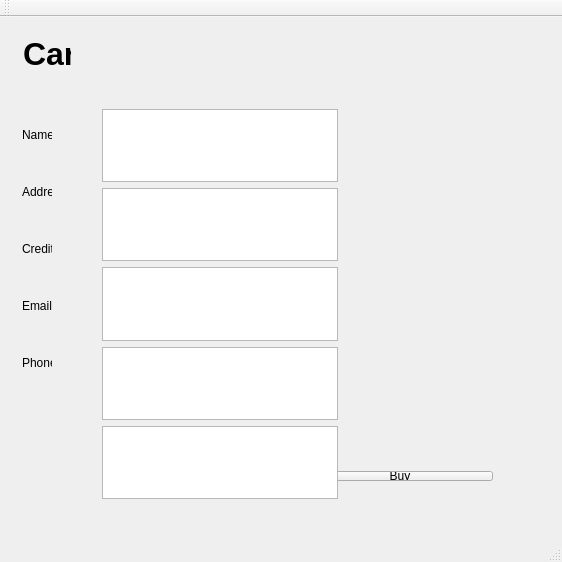
<?xml version="1.0" encoding="UTF-8"?>
<ui version="4.0">
 <class>MainWindow</class>
 <widget class="QMainWindow" name="MainWindow">
  <property name="geometry">
   <rect>
    <x>0</x>
    <y>0</y>
    <width>562</width>
    <height>562</height>
   </rect>
  </property>
  <property name="windowTitle">
   <string>MainWindow</string>
  </property>
  <widget class="QWidget" name="centralWidget">
   <layout class="QGridLayout" name="gridLayout">
    <item row="0" column="0">
     <widget class="QStackedWidget" name="stackedWidget">
      <property name="currentIndex">
       <number>3</number>
      </property>
      <widget class="QWidget" name="homePage">
       <layout class="QGridLayout" name="gridLayout_4">
        <item row="0" column="0">
         <widget class="QLabel" name="Homepagelabel">
          <property name="text">
           <string>Home Page</string>
          </property>
         </widget>
        </item>
        <item row="1" column="0">
         <widget class="QTextBrowser" name="salespitch">
          <property name="html">
           <string>&lt;!DOCTYPE HTML PUBLIC &quot;-//W3C//DTD HTML 4.0//EN&quot; &quot;http://www.w3.org/TR/REC-html40/strict.dtd&quot;&gt;
&lt;html&gt;&lt;head&gt;&lt;meta name=&quot;qrichtext&quot; content=&quot;1&quot; /&gt;&lt;style type=&quot;text/css&quot;&gt;
p, li { white-space: pre-wrap; }
&lt;/style&gt;&lt;/head&gt;&lt;body style=&quot; font-family:'.SF NS Text'; font-size:13pt; font-weight:400; font-style:normal;&quot;&gt;
&lt;p style=&quot; margin-top:0px; margin-bottom:0px; margin-left:0px; margin-right:0px; -qt-block-indent:0; text-indent:0px;&quot;&gt;&lt;span style=&quot; font-size:14pt; font-weight:600; font-style:italic;&quot;&gt;Cyberatttacks are always evolving, last year it was WannaCry and petrya and this year it was expliots of Meltdown and spectre. AV-TEST INSTITUTE has identified an average of 12 million maleware each monthfor the last 12 month. With new malware varients discovered each day, businesses should make sure their endpoints are secure by employing the right security controls as defined by center for internet security. For that we offer you the best protection with different bundles and pricing that will fit your needs and size of the business. Research shows that ransomeware attacks a business every 14 seconds unless equipped with a cybersecurity program.&lt;/span&gt;&lt;/p&gt;&lt;/body&gt;&lt;/html&gt;</string>
          </property>
         </widget>
        </item>
        <item row="1" column="1">
         <layout class="QVBoxLayout" name="verticalLayout">
          <item>
           <widget class="QPushButton" name="Loginbutton">
            <property name="text">
             <string>Log In</string>
            </property>
           </widget>
          </item>
          <item>
           <widget class="QPushButton" name="Contactus">
            <property name="text">
             <string>Contact us</string>
            </property>
           </widget>
          </item>
         </layout>
        </item>
        <item row="2" column="0" colspan="2">
         <layout class="QHBoxLayout" name="horizontalLayout">
          <item>
           <widget class="QPushButton" name="Helpbutton">
            <property name="text">
             <string>Help</string>
            </property>
           </widget>
          </item>
          <item>
           <widget class="QPushButton" name="Customerreviewsbutton">
            <property name="text">
             <string>Customer reviews</string>
            </property>
           </widget>
          </item>
          <item>
           <widget class="QPushButton" name="Buynow">
            <property name="text">
             <string>Buy now</string>
            </property>
           </widget>
          </item>
         </layout>
        </item>
       </layout>
      </widget>
      <widget class="QWidget" name="buynowpage">
       <layout class="QGridLayout" name="gridLayout_2">
        <item row="0" column="0" colspan="2">
         <layout class="QHBoxLayout" name="horizontalLayout_2">
          <item>
           <widget class="QLabel" name="Productone">
            <property name="text">
             <string>Bronze package</string>
            </property>
           </widget>
          </item>
          <item>
           <widget class="QTextBrowser" name="productonetext">
            <property name="html">
             <string>&lt;!DOCTYPE HTML PUBLIC &quot;-//W3C//DTD HTML 4.0//EN&quot; &quot;http://www.w3.org/TR/REC-html40/strict.dtd&quot;&gt;
&lt;html&gt;&lt;head&gt;&lt;meta name=&quot;qrichtext&quot; content=&quot;1&quot; /&gt;&lt;style type=&quot;text/css&quot;&gt;
p, li { white-space: pre-wrap; }
&lt;/style&gt;&lt;/head&gt;&lt;body style=&quot; font-family:'.SF NS Text'; font-size:13pt; font-weight:400; font-style:normal;&quot;&gt;
&lt;p style=&quot; margin-top:0px; margin-bottom:0px; margin-left:0px; margin-right:0px; -qt-block-indent:0; text-indent:0px;&quot;&gt;$50 / Month (Runs on window and Linux)&lt;/p&gt;
&lt;p style=&quot;-qt-paragraph-type:empty; margin-top:0px; margin-bottom:0px; margin-left:0px; margin-right:0px; -qt-block-indent:0; text-indent:0px; font-size:10pt;&quot;&gt;&lt;br /&gt;&lt;/p&gt;
&lt;p style=&quot; margin-top:0px; margin-bottom:0px; margin-left:0px; margin-right:0px; -qt-block-indent:0; text-indent:0px;&quot;&gt;&lt;span style=&quot; font-size:10pt;&quot;&gt;*This product guarantees your protection for the security&lt;/span&gt;&lt;/p&gt;
&lt;p style=&quot; margin-top:0px; margin-bottom:0px; margin-left:0px; margin-right:0px; -qt-block-indent:0; text-indent:0px;&quot;&gt;&lt;span style=&quot; font-size:10pt;&quot;&gt;	-Includes a firewall security for internet connection.&lt;/span&gt;&lt;/p&gt;
&lt;p style=&quot; margin-top:0px; margin-bottom:0px; margin-left:0px; margin-right:0px; -qt-block-indent:0; text-indent:0px;&quot;&gt;&lt;span style=&quot; font-size:10pt;&quot;&gt;	-Secured encrypted and hidden Wi-Fi networks.&lt;/span&gt;&lt;/p&gt;
&lt;p style=&quot; margin-top:0px; margin-bottom:0px; margin-left:0px; margin-right:0px; -qt-block-indent:0; text-indent:0px;&quot;&gt;&lt;span style=&quot; font-size:10pt;&quot;&gt;	-Safe backup data on all available computers&lt;/span&gt;&lt;/p&gt;
&lt;p style=&quot; margin-top:0px; margin-bottom:0px; margin-left:0px; margin-right:0px; -qt-block-indent:0; text-indent:0px;&quot;&gt;&lt;span style=&quot; font-size:10pt;&quot;&gt;	-Product maintenance is included in the price&lt;/span&gt;&lt;/p&gt;&lt;/body&gt;&lt;/html&gt;</string>
            </property>
           </widget>
          </item>
          <item>
           <widget class="QCheckBox" name="bronzeCheckBox">
            <property name="text">
             <string/>
            </property>
           </widget>
          </item>
         </layout>
        </item>
        <item row="1" column="0" colspan="2">
         <layout class="QHBoxLayout" name="horizontalLayout_3">
          <item>
           <widget class="QLabel" name="producttwo">
            <property name="text">
             <string>Silver Package  </string>
            </property>
           </widget>
          </item>
          <item>
           <widget class="QTextBrowser" name="producttwotext">
            <property name="html">
             <string>&lt;!DOCTYPE HTML PUBLIC &quot;-//W3C//DTD HTML 4.0//EN&quot; &quot;http://www.w3.org/TR/REC-html40/strict.dtd&quot;&gt;
&lt;html&gt;&lt;head&gt;&lt;meta name=&quot;qrichtext&quot; content=&quot;1&quot; /&gt;&lt;style type=&quot;text/css&quot;&gt;
p, li { white-space: pre-wrap; }
&lt;/style&gt;&lt;/head&gt;&lt;body style=&quot; font-family:'.SF NS Text'; font-size:13pt; font-weight:400; font-style:normal;&quot;&gt;
&lt;p style=&quot; margin-top:0px; margin-bottom:0px; margin-left:0px; margin-right:0px; -qt-block-indent:0; text-indent:0px;&quot;&gt;$100/ Month (Runs on Windows and Linux)&lt;/p&gt;
&lt;p style=&quot;-qt-paragraph-type:empty; margin-top:0px; margin-bottom:0px; margin-left:0px; margin-right:0px; -qt-block-indent:0; text-indent:0px; font-size:10pt;&quot;&gt;&lt;br /&gt;&lt;/p&gt;
&lt;p style=&quot; margin-top:0px; margin-bottom:0px; margin-left:0px; margin-right:0px; -qt-block-indent:0; text-indent:0px;&quot;&gt;&lt;span style=&quot; font-size:10pt;&quot;&gt;*This product guarantees your protection for the security&lt;/span&gt;&lt;/p&gt;
&lt;p style=&quot; margin-top:0px; margin-bottom:0px; margin-left:0px; margin-right:0px; -qt-block-indent:0; text-indent:0px;&quot;&gt;&lt;span style=&quot; font-size:10pt;&quot;&gt;	-Includes a firewall security for internet connection.&lt;/span&gt;&lt;/p&gt;
&lt;p style=&quot; margin-top:0px; margin-bottom:0px; margin-left:0px; margin-right:0px; -qt-block-indent:0; text-indent:0px;&quot;&gt;&lt;span style=&quot; font-size:10pt;&quot;&gt;	-Required unique password changes every 2 months&lt;/span&gt;&lt;/p&gt;
&lt;p style=&quot; margin-top:0px; margin-bottom:0px; margin-left:0px; margin-right:0px; -qt-block-indent:0; text-indent:0px;&quot;&gt;&lt;span style=&quot; font-size:10pt;&quot;&gt;	-Secured encrypted and hidden Wi-Fi networks.&lt;/span&gt;&lt;/p&gt;
&lt;p style=&quot; margin-top:0px; margin-bottom:0px; margin-left:0px; margin-right:0px; -qt-block-indent:0; text-indent:0px;&quot;&gt;&lt;span style=&quot; font-size:10pt;&quot;&gt;	-Safe backup data on all available computers&lt;/span&gt;&lt;/p&gt;
&lt;p style=&quot; margin-top:0px; margin-bottom:0px; margin-left:0px; margin-right:0px; -qt-block-indent:0; text-indent:0px;&quot;&gt;&lt;span style=&quot; font-size:10pt;&quot;&gt;	-Product maintenance is included in the price&lt;/span&gt;&lt;/p&gt;&lt;/body&gt;&lt;/html&gt;</string>
            </property>
           </widget>
          </item>
          <item>
           <widget class="QCheckBox" name="silverCheckBox">
            <property name="text">
             <string/>
            </property>
           </widget>
          </item>
         </layout>
        </item>
        <item row="2" column="0" colspan="2">
         <layout class="QHBoxLayout" name="horizontalLayout_4">
          <item>
           <widget class="QLabel" name="productThree">
            <property name="text">
             <string>Gold Package    </string>
            </property>
           </widget>
          </item>
          <item>
           <widget class="QTextBrowser" name="productthreetext">
            <property name="html">
             <string>&lt;!DOCTYPE HTML PUBLIC &quot;-//W3C//DTD HTML 4.0//EN&quot; &quot;http://www.w3.org/TR/REC-html40/strict.dtd&quot;&gt;
&lt;html&gt;&lt;head&gt;&lt;meta name=&quot;qrichtext&quot; content=&quot;1&quot; /&gt;&lt;style type=&quot;text/css&quot;&gt;
p, li { white-space: pre-wrap; }
&lt;/style&gt;&lt;/head&gt;&lt;body style=&quot; font-family:'.SF NS Text'; font-size:13pt; font-weight:400; font-style:normal;&quot;&gt;
&lt;p style=&quot; margin-top:0px; margin-bottom:0px; margin-left:0px; margin-right:0px; -qt-block-indent:0; text-indent:0px;&quot;&gt;$200/ Month (Runs on Windows and linux)&lt;/p&gt;
&lt;p style=&quot; margin-top:0px; margin-bottom:0px; margin-left:0px; margin-right:0px; -qt-block-indent:0; text-indent:0px;&quot;&gt;&lt;span style=&quot; font-size:9pt;&quot;&gt;*This product is highly recommended as this product is our most refined and technical security.&lt;/span&gt;&lt;/p&gt;
&lt;p style=&quot;-qt-paragraph-type:empty; margin-top:0px; margin-bottom:0px; margin-left:0px; margin-right:0px; -qt-block-indent:0; text-indent:0px; font-size:9pt;&quot;&gt;&lt;br /&gt;&lt;/p&gt;
&lt;p style=&quot; margin-top:0px; margin-bottom:0px; margin-left:0px; margin-right:0px; -qt-block-indent:0; text-indent:0px;&quot;&gt;&lt;span style=&quot; font-size:9pt;&quot;&gt;	-Includes a firewall security for internet connection&lt;/span&gt;&lt;/p&gt;
&lt;p style=&quot; margin-top:0px; margin-bottom:0px; margin-left:0px; margin-right:0px; -qt-block-indent:0; text-indent:0px;&quot;&gt;&lt;span style=&quot; font-size:9pt;&quot;&gt;	-Option to limit employees access to specific data and info&lt;/span&gt;&lt;/p&gt;
&lt;p style=&quot; margin-top:0px; margin-bottom:0px; margin-left:0px; margin-right:0px; -qt-block-indent:0; text-indent:0px;&quot;&gt;&lt;span style=&quot; font-size:9pt;&quot;&gt;	-Required unique passpords which changes every 2 months&lt;/span&gt;&lt;/p&gt;
&lt;p style=&quot; margin-top:0px; margin-bottom:0px; margin-left:0px; margin-right:0px; -qt-block-indent:0; text-indent:0px;&quot;&gt;&lt;span style=&quot; font-size:9pt;&quot;&gt;	-Protected information, computers and networks in the instance 		 	 of cyber attacks . &lt;/span&gt;&lt;/p&gt;
&lt;p style=&quot; margin-top:0px; margin-bottom:0px; margin-left:0px; margin-right:0px; -qt-block-indent:0; text-indent:0px;&quot;&gt;&lt;span style=&quot; font-size:9pt;&quot;&gt;	-Secured, encrypted and hidden Wi-Fi networks&lt;/span&gt;&lt;/p&gt;
&lt;p style=&quot; margin-top:0px; margin-bottom:0px; margin-left:0px; margin-right:0px; -qt-block-indent:0; text-indent:0px;&quot;&gt;&lt;span style=&quot; font-size:9pt;&quot;&gt;	- Safe backup data on all available computers&lt;/span&gt;&lt;/p&gt;
&lt;p style=&quot; margin-top:0px; margin-bottom:0px; margin-left:0px; margin-right:0px; -qt-block-indent:0; text-indent:0px;&quot;&gt;&lt;span style=&quot; font-size:9pt;&quot;&gt;	-&lt;/span&gt;&lt;span style=&quot; font-size:10pt;&quot;&gt;Product maintenance is included in the price&lt;/span&gt;&lt;/p&gt;&lt;/body&gt;&lt;/html&gt;</string>
            </property>
           </widget>
          </item>
          <item>
           <widget class="QCheckBox" name="goldCheckBox">
            <property name="text">
             <string/>
            </property>
           </widget>
          </item>
         </layout>
        </item>
        <item row="3" column="0">
         <widget class="QPushButton" name="backbutton">
          <property name="text">
           <string>Return to Main Menu</string>
          </property>
         </widget>
        </item>
        <item row="3" column="1">
         <widget class="QPushButton" name="cartButton">
          <property name="text">
           <string>Add to Cart</string>
          </property>
         </widget>
        </item>
       </layout>
      </widget>
      <widget class="QWidget" name="Guaranteepage">
       <widget class="QWidget" name="layoutWidget">
        <property name="geometry">
         <rect>
          <x>70</x>
          <y>400</y>
          <width>391</width>
          <height>32</height>
         </rect>
        </property>
        <layout class="QHBoxLayout" name="horizontalLayout_5">
         <item>
          <widget class="QPushButton" name="declinebutton">
           <property name="text">
            <string>Decline</string>
           </property>
          </widget>
         </item>
         <item>
          <widget class="QPushButton" name="Acknowledgebutton">
           <property name="text">
            <string>Acknowledge</string>
           </property>
          </widget>
         </item>
        </layout>
       </widget>
       <widget class="QWidget" name="layoutWidget">
        <property name="geometry">
         <rect>
          <x>40</x>
          <y>0</y>
          <width>451</width>
          <height>371</height>
         </rect>
        </property>
        <layout class="QVBoxLayout" name="verticalLayout_2">
         <item>
          <widget class="QLabel" name="GuaranteePolicy">
           <property name="text">
            <string>Guarantee Policy</string>
           </property>
          </widget>
         </item>
         <item>
          <widget class="QTextBrowser" name="Guaranteetext">
           <property name="html">
            <string>&lt;!DOCTYPE HTML PUBLIC &quot;-//W3C//DTD HTML 4.0//EN&quot; &quot;http://www.w3.org/TR/REC-html40/strict.dtd&quot;&gt;
&lt;html&gt;&lt;head&gt;&lt;meta name=&quot;qrichtext&quot; content=&quot;1&quot; /&gt;&lt;style type=&quot;text/css&quot;&gt;
p, li { white-space: pre-wrap; }
&lt;/style&gt;&lt;/head&gt;&lt;body style=&quot; font-family:'.SF NS Text'; font-size:13pt; font-weight:400; font-style:normal;&quot;&gt;
&lt;p style=&quot; margin-top:0px; margin-bottom:0px; margin-left:0px; margin-right:0px; -qt-block-indent:0; text-indent:0px;&quot;&gt;1- This policy governs the guarantee given by iCyberSecurity when you purchase any of our products which ranges from our gold, silver and bronze packages.&lt;/p&gt;
&lt;p style=&quot;-qt-paragraph-type:empty; margin-top:0px; margin-bottom:0px; margin-left:0px; margin-right:0px; -qt-block-indent:0; text-indent:0px;&quot;&gt;&lt;br /&gt;&lt;/p&gt;
&lt;p style=&quot; margin-top:0px; margin-bottom:0px; margin-left:0px; margin-right:0px; -qt-block-indent:0; text-indent:0px;&quot;&gt;2- iCyberSecurity warrants that new products manufactured by iCyberSecurity and purchased directy from iCyberSecurity or an authorized iCyberSecuriy dealer within Saddleback, shall confirm to the applicable published and/or agreed upon operational specifications and shall be free from complications in products for a period of 5 years after the date of purchase of the products by you.&lt;/p&gt;
&lt;p style=&quot;-qt-paragraph-type:empty; margin-top:0px; margin-bottom:0px; margin-left:0px; margin-right:0px; -qt-block-indent:0; text-indent:0px;&quot;&gt;&lt;br /&gt;&lt;/p&gt;
&lt;p style=&quot; margin-top:0px; margin-bottom:0px; margin-left:0px; margin-right:0px; -qt-block-indent:0; text-indent:0px;&quot;&gt;3- If products runs through detrimental errors, iCyberSecurity reserves the right to either repair the product or replace it with another product. Any service required under this guarantee must be performed by iCyberSecurity or iCyberSecurity authorized dealers. Any repaired or replaced product shall not extend the originally established period of such guarantee. All replaced repairs shall become the property of iCyberSecurity.&lt;/p&gt;&lt;/body&gt;&lt;/html&gt;</string>
           </property>
          </widget>
         </item>
        </layout>
       </widget>
      </widget>
      <widget class="QWidget" name="Cartpage">
       <widget class="QLabel" name="cartlabel">
        <property name="geometry">
         <rect>
          <x>12</x>
          <y>12</y>
          <width>48</width>
          <height>27</height>
         </rect>
        </property>
        <property name="font">
         <font>
          <family>Arial</family>
          <pointsize>24</pointsize>
          <weight>75</weight>
          <bold>true</bold>
         </font>
        </property>
        <property name="text">
         <string>Cart</string>
        </property>
       </widget>
       <widget class="QWidget" name="layoutWidget">
        <property name="geometry">
         <rect>
          <x>0</x>
          <y>70</y>
          <width>52</width>
          <height>301</height>
         </rect>
        </property>
        <layout class="QVBoxLayout" name="verticalLayout_3">
         <item>
          <widget class="QLabel" name="NameLabel">
           <property name="text">
            <string>Name</string>
           </property>
          </widget>
         </item>
         <item>
          <widget class="QLabel" name="AddressLabel">
           <property name="text">
            <string>Address</string>
           </property>
          </widget>
         </item>
         <item>
          <widget class="QLabel" name="CreditLabel">
           <property name="text">
            <string>Credit</string>
           </property>
          </widget>
         </item>
         <item>
          <widget class="QLabel" name="EmailLabel">
           <property name="text">
            <string>Email</string>
           </property>
          </widget>
         </item>
         <item>
          <widget class="QLabel" name="Phonelabel">
           <property name="text">
            <string>Phone#</string>
           </property>
          </widget>
         </item>
        </layout>
       </widget>
       <widget class="QWidget" name="layoutWidget">
        <property name="geometry">
         <rect>
          <x>92</x>
          <y>432</y>
          <width>401</width>
          <height>32</height>
         </rect>
        </property>
        <layout class="QHBoxLayout" name="horizontalLayout_6">
         <item>
          <widget class="QPushButton" name="cancelbutton">
           <property name="text">
            <string>Cancel</string>
           </property>
          </widget>
         </item>
         <item>
          <widget class="QPushButton" name="pushButton_2">
           <property name="text">
            <string>Buy</string>
           </property>
          </widget>
         </item>
        </layout>
       </widget>
       <widget class="QWidget" name="layoutWidget">
        <property name="geometry">
         <rect>
          <x>80</x>
          <y>70</y>
          <width>258</width>
          <height>412</height>
         </rect>
        </property>
        <layout class="QVBoxLayout" name="verticalLayout_9">
         <item>
          <widget class="QTextEdit" name="Customername"/>
         </item>
         <item>
          <widget class="QTextEdit" name="Addressname"/>
         </item>
         <item>
          <widget class="QTextEdit" name="Credit"/>
         </item>
         <item>
          <widget class="QTextEdit" name="Email_2"/>
         </item>
         <item>
          <widget class="QTextEdit" name="Phone_2"/>
         </item>
        </layout>
       </widget>
      </widget>
      <widget class="QWidget" name="Contactpage">
       <widget class="QPushButton" name="Homebutton">
        <property name="geometry">
         <rect>
          <x>440</x>
          <y>220</y>
          <width>78</width>
          <height>32</height>
         </rect>
        </property>
        <property name="text">
         <string>Home</string>
        </property>
       </widget>
       <widget class="QWidget" name="layoutWidget">
        <property name="geometry">
         <rect>
          <x>14</x>
          <y>63</y>
          <width>101</width>
          <height>351</height>
         </rect>
        </property>
        <layout class="QVBoxLayout" name="verticalLayout_4">
         <item>
          <widget class="QLabel" name="Contactusbutton1">
           <property name="font">
            <font>
             <pointsize>18</pointsize>
            </font>
           </property>
           <property name="text">
            <string>Phone#</string>
           </property>
          </widget>
         </item>
         <item>
          <widget class="QLabel" name="Contactusbutton2">
           <property name="font">
            <font>
             <pointsize>18</pointsize>
            </font>
           </property>
           <property name="text">
            <string>Email</string>
           </property>
          </widget>
         </item>
         <item>
          <widget class="QLabel" name="contactusbutton3">
           <property name="font">
            <font>
             <pointsize>18</pointsize>
            </font>
           </property>
           <property name="text">
            <string>Fax</string>
           </property>
          </widget>
         </item>
        </layout>
       </widget>
       <widget class="QWidget" name="layoutWidget">
        <property name="geometry">
         <rect>
          <x>185</x>
          <y>61</y>
          <width>162</width>
          <height>351</height>
         </rect>
        </property>
        <layout class="QVBoxLayout" name="verticalLayout_5">
         <item>
          <widget class="QLabel" name="Phone">
           <property name="text">
            <string>949-222-2222</string>
           </property>
          </widget>
         </item>
         <item>
          <widget class="QLabel" name="Email">
           <property name="text">
            <string>CyberSecurity@gmail.com</string>
           </property>
          </widget>
         </item>
         <item>
          <widget class="QLabel" name="Fax">
           <property name="text">
            <string>845-435-6767</string>
           </property>
          </widget>
         </item>
        </layout>
       </widget>
      </widget>
      <widget class="QWidget" name="Customersreview">
       <widget class="QLabel" name="label_3">
        <property name="geometry">
         <rect>
          <x>40</x>
          <y>30</y>
          <width>361</width>
          <height>41</height>
         </rect>
        </property>
        <property name="font">
         <font>
          <pointsize>24</pointsize>
         </font>
        </property>
        <property name="text">
         <string>Customers reviews</string>
        </property>
       </widget>
       <widget class="QPushButton" name="closebtn">
        <property name="geometry">
         <rect>
          <x>370</x>
          <y>40</y>
          <width>113</width>
          <height>32</height>
         </rect>
        </property>
        <property name="text">
         <string>Close</string>
        </property>
       </widget>
       <widget class="QWidget" name="layoutWidget">
        <property name="geometry">
         <rect>
          <x>8</x>
          <y>145</y>
          <width>101</width>
          <height>291</height>
         </rect>
        </property>
        <layout class="QVBoxLayout" name="verticalLayout_6">
         <item>
          <widget class="QLabel" name="Customerone">
           <property name="text">
            <string>Jerry Lebowitz</string>
           </property>
          </widget>
         </item>
         <item>
          <widget class="QLabel" name="Customertwo">
           <property name="text">
            <string>Matt Wang</string>
           </property>
          </widget>
         </item>
        </layout>
       </widget>
       <widget class="QWidget" name="layoutWidget">
        <property name="geometry">
         <rect>
          <x>120</x>
          <y>140</y>
          <width>321</width>
          <height>301</height>
         </rect>
        </property>
        <layout class="QVBoxLayout" name="verticalLayout_7">
         <item>
          <widget class="QTextBrowser" name="reviewone">
           <property name="html">
            <string>&lt;!DOCTYPE HTML PUBLIC &quot;-//W3C//DTD HTML 4.0//EN&quot; &quot;http://www.w3.org/TR/REC-html40/strict.dtd&quot;&gt;
&lt;html&gt;&lt;head&gt;&lt;meta name=&quot;qrichtext&quot; content=&quot;1&quot; /&gt;&lt;style type=&quot;text/css&quot;&gt;
p, li { white-space: pre-wrap; }
&lt;/style&gt;&lt;/head&gt;&lt;body style=&quot; font-family:'.SF NS Text'; font-size:13pt; font-weight:400; font-style:normal;&quot;&gt;
&lt;p style=&quot; margin-top:0px; margin-bottom:0px; margin-left:0px; margin-right:0px; -qt-block-indent:0; text-indent:0px;&quot;&gt;&lt;span style=&quot; font-size:18pt; font-weight:600;&quot;&gt;This is the most advanced Cyber Security Program&lt;/span&gt;&lt;/p&gt;&lt;/body&gt;&lt;/html&gt;</string>
           </property>
          </widget>
         </item>
         <item>
          <widget class="QTextBrowser" name="review2">
           <property name="html">
            <string>&lt;!DOCTYPE HTML PUBLIC &quot;-//W3C//DTD HTML 4.0//EN&quot; &quot;http://www.w3.org/TR/REC-html40/strict.dtd&quot;&gt;
&lt;html&gt;&lt;head&gt;&lt;meta name=&quot;qrichtext&quot; content=&quot;1&quot; /&gt;&lt;style type=&quot;text/css&quot;&gt;
p, li { white-space: pre-wrap; }
&lt;/style&gt;&lt;/head&gt;&lt;body style=&quot; font-family:'.SF NS Text'; font-size:13pt; font-weight:400; font-style:normal;&quot;&gt;
&lt;p style=&quot; margin-top:0px; margin-bottom:0px; margin-left:0px; margin-right:0px; -qt-block-indent:0; text-indent:0px;&quot;&gt;&lt;span style=&quot; font-size:18pt; font-weight:600;&quot;&gt;I definitely recommend this product for startup companies.&lt;/span&gt;&lt;/p&gt;&lt;/body&gt;&lt;/html&gt;</string>
           </property>
          </widget>
         </item>
        </layout>
       </widget>
       <widget class="QWidget" name="layoutWidget">
        <property name="geometry">
         <rect>
          <x>460</x>
          <y>140</y>
          <width>61</width>
          <height>291</height>
         </rect>
        </property>
        <layout class="QVBoxLayout" name="verticalLayout_8">
         <item>
          <widget class="QLabel" name="label_4">
           <property name="text">
            <string>10/10</string>
           </property>
          </widget>
         </item>
         <item>
          <widget class="QLabel" name="ratingtwo">
           <property name="text">
            <string>10/10</string>
           </property>
          </widget>
         </item>
        </layout>
       </widget>
      </widget>
      <widget class="QWidget" name="Helppage">
       <widget class="QLabel" name="label">
        <property name="geometry">
         <rect>
          <x>10</x>
          <y>10</y>
          <width>81</width>
          <height>41</height>
         </rect>
        </property>
        <property name="font">
         <font>
          <pointsize>24</pointsize>
         </font>
        </property>
        <property name="text">
         <string>Help</string>
        </property>
       </widget>
       <widget class="QPushButton" name="helphomebtn">
        <property name="geometry">
         <rect>
          <x>200</x>
          <y>430</y>
          <width>113</width>
          <height>32</height>
         </rect>
        </property>
        <property name="text">
         <string>Home</string>
        </property>
       </widget>
       <widget class="QTextBrowser" name="textBrowser">
        <property name="geometry">
         <rect>
          <x>100</x>
          <y>30</y>
          <width>351</width>
          <height>51</height>
         </rect>
        </property>
        <property name="html">
         <string>&lt;!DOCTYPE HTML PUBLIC &quot;-//W3C//DTD HTML 4.0//EN&quot; &quot;http://www.w3.org/TR/REC-html40/strict.dtd&quot;&gt;
&lt;html&gt;&lt;head&gt;&lt;meta name=&quot;qrichtext&quot; content=&quot;1&quot; /&gt;&lt;style type=&quot;text/css&quot;&gt;
p, li { white-space: pre-wrap; }
&lt;/style&gt;&lt;/head&gt;&lt;body style=&quot; font-family:'.SF NS Text'; font-size:13pt; font-weight:400; font-style:normal;&quot;&gt;
&lt;p style=&quot; margin-top:0px; margin-bottom:0px; margin-left:0px; margin-right:0px; -qt-block-indent:0; text-indent:0px;&quot;&gt;&lt;span style=&quot; font-size:11pt;&quot;&gt;iCybersecurity is all about protecting your device from suspicious activities. This program helps individuals to get started. Follow these instructions carefully.&lt;/span&gt;&lt;/p&gt;&lt;/body&gt;&lt;/html&gt;</string>
        </property>
       </widget>
       <widget class="QTextBrowser" name="helptext">
        <property name="geometry">
         <rect>
          <x>105</x>
          <y>110</y>
          <width>341</width>
          <height>301</height>
         </rect>
        </property>
        <property name="html">
         <string>&lt;!DOCTYPE HTML PUBLIC &quot;-//W3C//DTD HTML 4.0//EN&quot; &quot;http://www.w3.org/TR/REC-html40/strict.dtd&quot;&gt;
&lt;html&gt;&lt;head&gt;&lt;meta name=&quot;qrichtext&quot; content=&quot;1&quot; /&gt;&lt;style type=&quot;text/css&quot;&gt;
p, li { white-space: pre-wrap; }
&lt;/style&gt;&lt;/head&gt;&lt;body style=&quot; font-family:'.SF NS Text'; font-size:13pt; font-weight:400; font-style:normal;&quot;&gt;
&lt;p style=&quot; margin-top:0px; margin-bottom:0px; margin-left:0px; margin-right:0px; -qt-block-indent:0; text-indent:0px;&quot;&gt;1- In the homepage, press &amp;quot;Buy now&amp;quot; option which is right of &amp;quot;Customer reviews&amp;quot;.&lt;/p&gt;
&lt;p style=&quot;-qt-paragraph-type:empty; margin-top:0px; margin-bottom:0px; margin-left:0px; margin-right:0px; -qt-block-indent:0; text-indent:0px;&quot;&gt;&lt;br /&gt;&lt;/p&gt;
&lt;p style=&quot; margin-top:0px; margin-bottom:0px; margin-left:0px; margin-right:0px; -qt-block-indent:0; text-indent:0px;&quot;&gt;2- After pressing &amp;quot;Buy now&amp;quot; select which products you would like to buy. There are three options to choose from: bronze, silver and gold packages. All packages are available on various environments such as Windows. networks devices.&lt;/p&gt;
&lt;p style=&quot;-qt-paragraph-type:empty; margin-top:0px; margin-bottom:0px; margin-left:0px; margin-right:0px; -qt-block-indent:0; text-indent:0px;&quot;&gt;&lt;br /&gt;&lt;/p&gt;
&lt;p style=&quot; margin-top:0px; margin-bottom:0px; margin-left:0px; margin-right:0px; -qt-block-indent:0; text-indent:0px;&quot;&gt;3-After selecting the products, click &amp;quot;Add to cart&amp;quot; to go to the next page.&lt;/p&gt;
&lt;p style=&quot;-qt-paragraph-type:empty; margin-top:0px; margin-bottom:0px; margin-left:0px; margin-right:0px; -qt-block-indent:0; text-indent:0px;&quot;&gt;&lt;br /&gt;&lt;/p&gt;
&lt;p style=&quot; margin-top:0px; margin-bottom:0px; margin-left:0px; margin-right:0px; -qt-block-indent:0; text-indent:0px;&quot;&gt;4- Read through the guarantee policy. Click Acknowledge to go to the last step.&lt;/p&gt;
&lt;p style=&quot;-qt-paragraph-type:empty; margin-top:0px; margin-bottom:0px; margin-left:0px; margin-right:0px; -qt-block-indent:0; text-indent:0px;&quot;&gt;&lt;br /&gt;&lt;/p&gt;
&lt;p style=&quot; margin-top:0px; margin-bottom:0px; margin-left:0px; margin-right:0px; -qt-block-indent:0; text-indent:0px;&quot;&gt;5- Type in your information and review your order before checking out. Then click buy or cancel to return to the homepage.&lt;/p&gt;&lt;/body&gt;&lt;/html&gt;</string>
        </property>
       </widget>
      </widget>
     </widget>
    </item>
   </layout>
  </widget>
  <widget class="QMenuBar" name="menuBar">
   <property name="geometry">
    <rect>
     <x>0</x>
     <y>0</y>
     <width>562</width>
     <height>22</height>
    </rect>
   </property>
  </widget>
  <widget class="QToolBar" name="mainToolBar">
   <attribute name="toolBarArea">
    <enum>TopToolBarArea</enum>
   </attribute>
   <attribute name="toolBarBreak">
    <bool>false</bool>
   </attribute>
  </widget>
  <widget class="QStatusBar" name="statusBar"/>
 </widget>
 <layoutdefault spacing="6" margin="11"/>
 <resources/>
 <connections/>
</ui>
